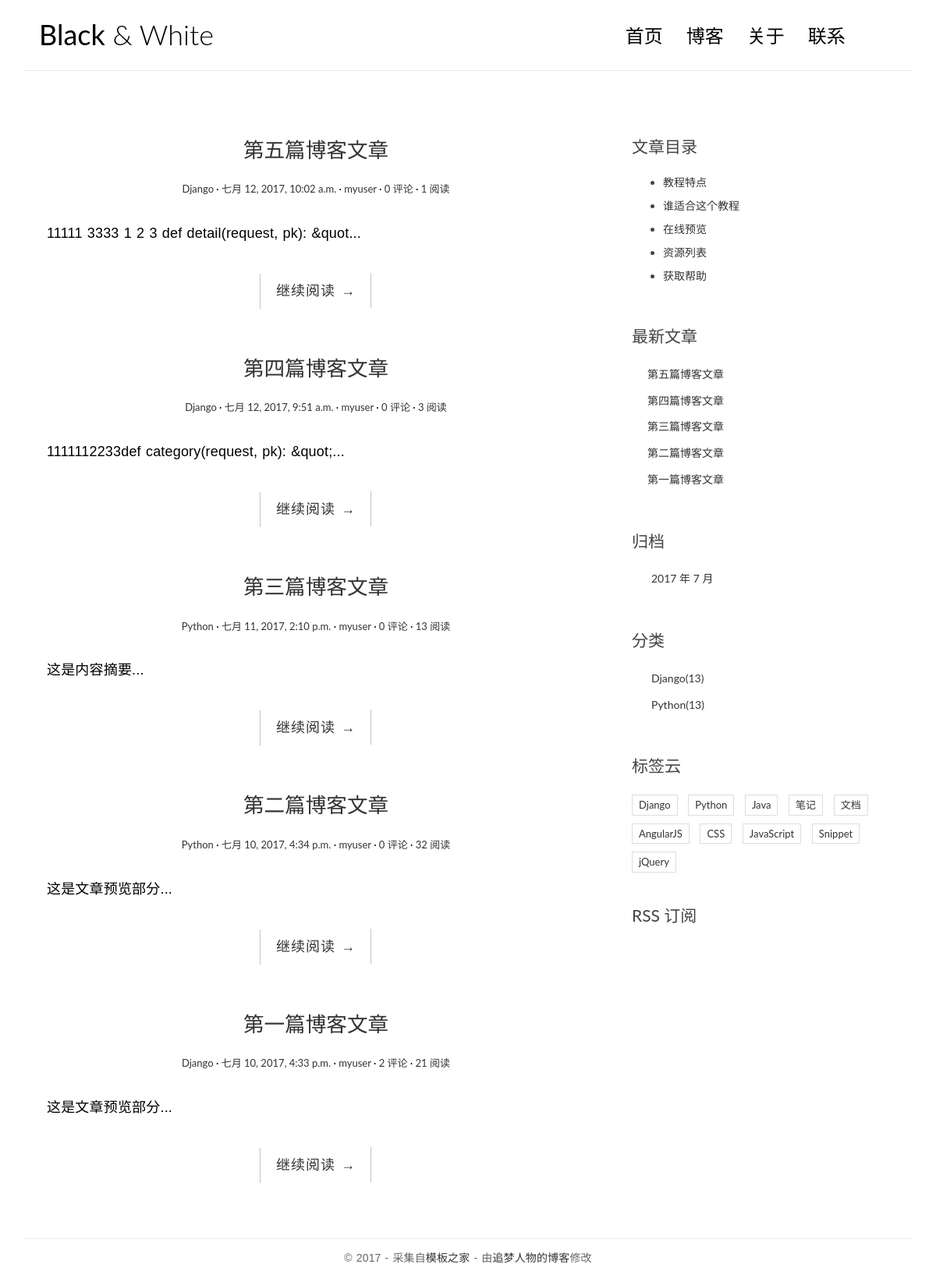
Before: / with the older database file.
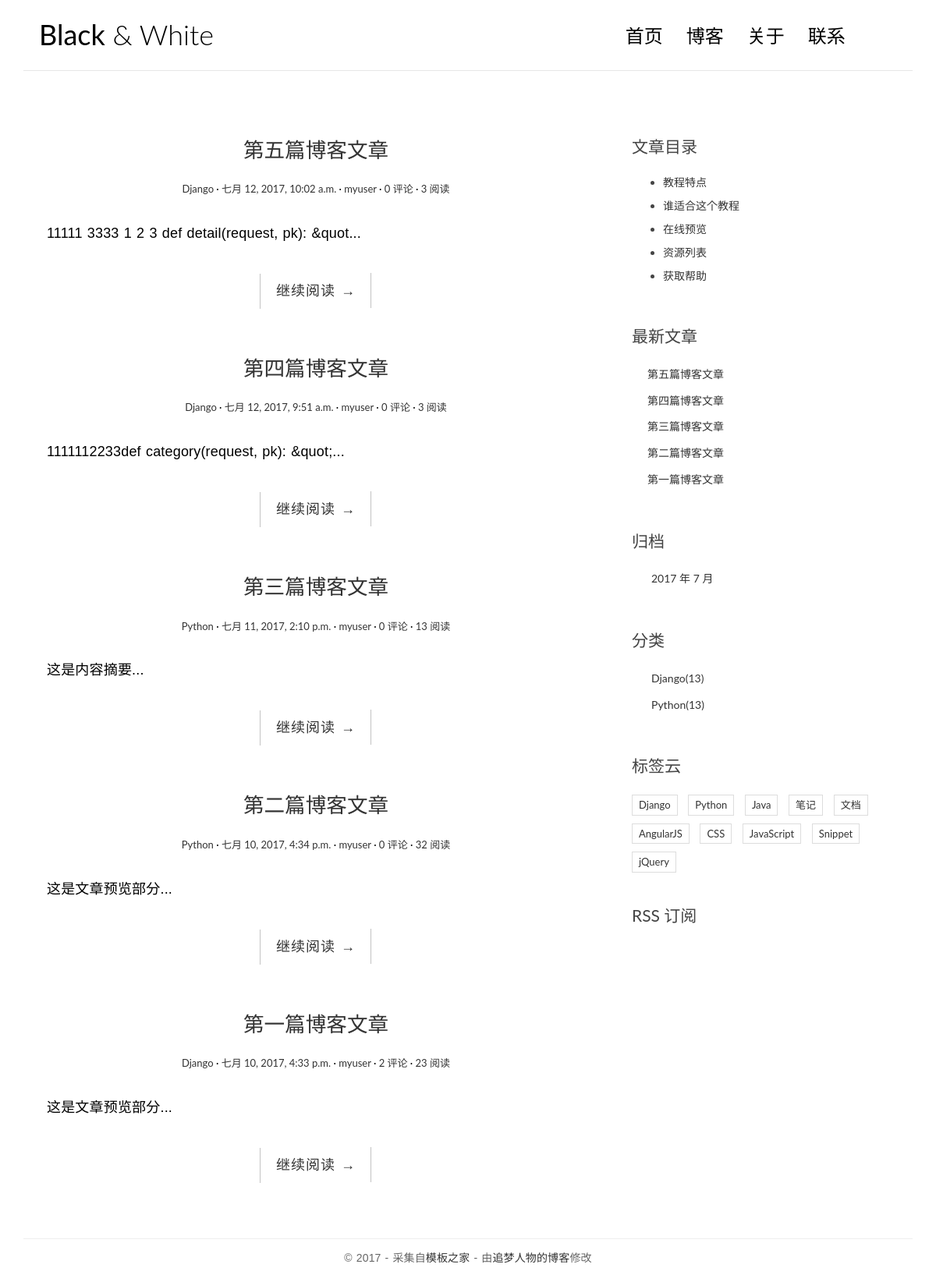
After: the same page with the newer database file.
### blog/models.py (models this page shows, shortened)
@python_2_unicode_compatible
class Post(models.Model):
    title = models.CharField(max_length=70)
    body = models.TextField()
    created_time = models.DateTimeField()
    modified_time = models.DateTimeField()
    excerpt = models.CharField(max_length=200, blank=True)
    category = models.ForeignKey(Category)
    tags = models.ManyToManyField(Tag, blank=True)
    author = models.ForeignKey(User)
    views = models.PositiveIntegerField(default=0)
    def get_absolute_url(self):
        return reverse('blog:detail', kwargs={'pk': self.pk})
    class Meta:
        ordering = ['-created_time']

@python_2_unicode_compatible
class Category(models.Model):
    name = models.CharField(max_length=100)

### blog/views.py (the view)
# urls.py: url(r'^$', views.IndexView.as_view(), name='index'),
class IndexView(ListView):
    model = Post
    template_name = 'blog/index.html'
    context_object_name = 'post_list'

### blog/templatetags/blog_tags.py (called while the page is built)
@register.simple_tag
def get_recent_posts(num=5):
    return Post.objects.all().order_by('-created_time')[:num]

@register.simple_tag
def archives():
    return Post.objects.dates('created_time', 'month', order='DESC')

@register.simple_tag
def get_categories():
    return Category.objects.all()

### templates/blog/index.html
{% extends "base.html" %}
{% block main %}
{% for post in post_list %}
<article class="post post--{{ post.pk }}">
    <header class="entry-header">
        <h1 class="entry-title">
            <a href="{{ post.get_absolute_url }}">{{ post.title }}</a>
        </h1>
        <div class="entry-meta">
            <span class="post-category"><a href="{% url 'blog:category' post.pk %}">{{ post.category.name }}</a></span>
            <span class="post-date"><a href="#"><time class="entry-date"
                                                      datetime="{{ post.created_time }}">{{ post.created_time }}</time></a></span>
            <span class="post-author"><a href="#">{{ post.author }}</a></span>
            <span class="comments-link"><a href="{% url 'blog:detail' post.pk %}">{{ post.comment_set.count }} 评论</a></span>
            <span class="views-count"><a href="#">{{ post.views }} 阅读</a></span>
        </div>
    </header>
    <div class="entry-content clearfix">
        <p>{{ post.excerpt }}...</p>
        <div class="read-more cl-effect-14">
            <a href="{{ post.get_absolute_url }}" class="more-link">继续阅读 <span class="meta-nav">→</span></a>
        </div>
    </div>
</article>
{% empty %}
<div class="no-post">
    暂时还没有发布的文章！
</div>
{% endfor %}
{% endblock main %}

### templates/base.html (shortened to what this page needs)
{% load staticfiles %}
{% load blog_tags %}
<!DOCTYPE html>
<html>
<head>
    <link rel="stylesheet" href="{% static 'blog/css/bootstrap.min.css' %}">
    <link rel="stylesheet" href="http://code.ionicframework.com/ionicons/2.0.1/css/ionicons.min.css">
    <link rel="stylesheet" href="{% static 'blog/css/pace.css' %}">
    <link rel="stylesheet" href="{% static 'blog/css/custom.css' %}">
    <link rel="stylesheet" href="{% static 'blog/css/highlights/github.css' %}">
</head>
<body>
<div class="container">
    <header id="site-header">
        <div class="row">
            <div class="col-md-4 col-sm-5 col-xs-8">
                <div class="logo">
                    <h1><a href="{% url 'blog:index' %}"><b>Black</b> &amp; White</a></h1>
                </div>
            </div>
            <div class="col-md-8 col-sm-7 col-xs-4">
                <nav class="main-nav" role="navigation">
                    <div class="collapse navbar-collapse" id="bs-example-navbar-collapse-1">
                        <ul class="nav navbar-nav navbar-right">
                            <li class="cl-effect-11"><a href="index.html" data-hover="首页">首页</a></li>
                            <li class="cl-effect-11"><a href="full-width.html" data-hover="博客">博客</a></li>
                            <li class="cl-effect-11"><a href="about.html" data-hover="关于">关于</a></li>
                            <li class="cl-effect-11"><a href="contact.html" data-hover="联系">联系</a></li>
                        </ul>
                    </div>
                </nav>
            </div>
        </div>
    </header>
</div>
<div class="content-body">
    <div class="container">
        <div class="row">
            <main class="col-md-8">
             {% block main %}
             {% endblock %}
            </main>
            <aside class="col-md-4">
            {% block toc %}
                <div class="widget widget-content">
                    <h3 class="widget-title">文章目录</h3>
                    <ul>
                        <li>
                            <a href="#">教程特点</a>
                        </li>
                        <li>
                            <a href="#">谁适合这个教程</a>
                        </li>
                        <li>
                            <a href="#">在线预览</a>
                        </li>
                        <li>
                            <a href="#">资源列表</a>
                        </li>
                        <li>
                            <a href="#">获取帮助</a>
                        </li>
                    </ul>
                </div>
                <div class="widget widget-recent-posts">
                    <h3 class="widget-title">最新文章</h3>
                    {% get_recent_posts as recent_post_list %}
                    <ul>
                        {% for post in recent_post_list %}
                            <li>
                                <a href="{{ post.get_absolute_url }}">{{ post.title }}</a>
                            </li>
                        {% empty %}
                            暂无文章
                        {% endfor %}
                    </ul>
                </div>
                <div class="widget widget-archives">
                    <h3 class="widget-title">归档</h3>
                    {% archives as data_list %}
                    <ul>
                        {% for date in data_list %}
                        <li>
                            <a href="{% url 'blog:archives' date.year date.month %}">{{ date.year }} 年 {{ date.month }} 月</a>
                        </li>
                        {% empty %}
                            暂无归档
                        {% endfor %}
                    </ul>
                </div>
                <div class="widget widget-category">
                    <h3 class="widget-title">分类</h3>
                    {% get_categories as category_list %}
                    <ul>
                        {% for category in category_list %}
                        <li>
                            <a href="{% url 'blog:category' category.pk %}">{{ category.name }}<span class="post-count">(13)</span></a>
                        </li>
                        {% empty %}
                            暂无分类
                        {% endfor %}
                    </ul>
                </div>
                <div class="widget widget-tag-cloud">
                    <h3 class="widget-title">标签云</h3>
                    <ul>
                        <li>
                            <a href="#">Django</a>
                        </li>
                        <li>
                            <a href="#">Python</a>
                        </li>
                        <li>
                            <a href="#">Java</a>
                        </li>
                        <li>
                            <a href="#">笔记</a>
                        </li>
                        <li>
                            <a href="#">文档</a>
                        </li>
                        <li>
                            <a href="#">AngularJS</a>
                        </li>
                        <li>
                            <a href="#">CSS</a>
                        </li>
                        <li>
                            <a href="#">JavaScript</a>
                        </li>
                        <li>
                            <a href="#">Snippet</a>
                        </li>
                        <li>
                            <a href="#">jQuery</a>
                        </li>
                    </ul>
                </div>
                <div class="rss">
                    <a href=""> RSS 订阅</a>
                </div>
            {% endblock %}
            </aside>
        </div>
    </div>
</div>
<footer id="site-footer">
    <div class="container">
        <div class="row">
            <div class="col-md-12">
                <p class="copyright">&copy 2017 - 采集自<a href="http://www.cssmoban.com/"
                                                        target="_blank" title="模板之家">模板之家</a>
                    - 由<a href="http://zmrenwu.com/" title="网页模板" target="_blank">追梦人物的博客</a>修改
                </p>
            </div>
        </div>
    </div>
</footer>
</body>
</html>

### blog/static/blog/css/custom.css (style rules this page uses)
* { outline: none; }
h1, h2, h3, h4, h5, h6 { margin-top: 0; }
b { font-weight: 400; }
a { color: #333; }
body { color: #444; font-family: 'Lato', sans-serif; }
p { font-family: 'Ubuntu', sans-serif; font-weight: 400; word-spacing: 1px; letter-spacing: 0.01em; }
#site-header { background-color: #FFF; padding: 25px 20px; margin-bottom: 40px; border-bottom: 1px solid #e7e7e7; }
.logo h1 a { color: #000; }
.logo h1 { margin: 0; font-family: 'Lato', sans-serif; font-weight: 300; }
.main-nav { margin-top: 11px; max-width: 95%; }
.main-nav a { color: #000000 !important; padding: 0 0 5px 0 !important; margin-right: 30px; font-family: 'Lato', sans-serif; font-weight: 300; font-size: 24px; }
.cl-effect-11 a { padding: 10px 0; color: #0972b4; text-shadow: none; }
.cl-effect-11 a::before { position: absolute; top: 0; left: 0; overflow: hidden; padding: 0 0 5px 0 !important; max-width: 0; border-bottom: 1px solid #000; color: #000; content: attr(data-hover); white-space: nowrap; -webkit-transition: max-width 0.5s; -moz-transition: max-width 0.5s; transition: max-width 0.5s; }
.content-body { padding-bottom: 4em; }
.post { background: #fff; padding: 30px 30px 0; }
.entry-title { text-align: center; font-size: 1.9em; margin-bottom: 20px; line-height: 1.6; padding: 10px 20px 0; }
.entry-meta { text-align: center; color: #DDDDDD; font-size: 13px; margin-bottom: 30px; }
.entry-content { font-size: 18px; line-height: 1.9; font-weight: 300; color: #000; }
.post-category::after, .post-date::after, .post-author::after, .comments-link::after { content: ' ·'; color: #000; }
.read-more { font-family: 'Ubuntu', sans-serif; font-weight: 400; word-spacing: 1px; letter-spacing: 0.01em; text-align: center; margin-top: 20px; }
.cl-effect-14 a { padding: 0 20px; height: 45px; line-height: 45px; position: relative; display: inline-block; margin: 15px 25px; letter-spacing: 1px; font-weight: 400; text-shadow: 0 0 1px rgba(255, 255, 255, 0.3); }
.cl-effect-14 a::before, .cl-effect-14 a::after { position: absolute; width: 45px; height: 1px; background: #C3C3C3; content: ''; -webkit-transition: all 0.3s; -moz-transition: all 0.3s; transition: all 0.3s; pointer-events: none; }
.cl-effect-14 a::before { top: 0; left: 0; -webkit-transform: rotate(90deg); -moz-transform: rotate(90deg); transform: rotate(90deg); -webkit-transform-origin: 0 0; -moz-transform-origin: 0 0; transform-origin: 0 0; }
.cl-effect-14 a::after { right: 0; bottom: 0; -webkit-transform: rotate(90deg); -moz-transform: rotate(90deg); transform: rotate(90deg); -webkit-transform-origin: 100% 0; -moz-transform-origin: 100% 0; transform-origin: 100% 0; }
.widget { background: #fff; padding: 30px 0 0; }
.widget-title { font-size: 1.5em; margin-bottom: 20px; line-height: 1.6; padding: 10px 0 0; font-weight: 400; }
.widget-recent-posts ul { padding: 0; margin: 0; padding-left: 20px; }
.widget-recent-posts ul li { list-style-type: none; position: relative; line-height: 170%; margin-bottom: 10px; }
.widget-recent-posts ul li::before { content: '\f3d3'; font-family: "Ionicons"; position: absolute; left: -17px; top: 3px; font-size: 16px; color: #000; }
.widget-archives ul { padding: 0; margin: 0; padding-left: 25px; }
.widget-archives ul li { list-style-type: none; position: relative; line-height: 170%; margin-bottom: 10px; }
.widget-archives ul li::before { content: '\f3f3'; font-family: "Ionicons"; position: absolute; left: -25px; top: 1px; font-size: 16px; color: #000; }
.widget-category ul { padding: 0; margin: 0; padding-left: 25px; }
.widget-category ul li { list-style-type: none; position: relative; line-height: 170%; margin-bottom: 10px; }
.widget-category ul li::before { content: '\f3fe'; font-family: "Ionicons"; position: absolute; left: -25px; top: 1px; font-size: 18px; color: #000; }
.widget-tag-cloud ul { padding: 0; margin: 0; margin-right: -10px; }
.widget-tag-cloud ul li { list-style-type: none; font-size: 13px; display: inline-block; margin-right: 10px; margin-bottom: 10px; padding: 3px 8px; border: 1px solid #ddd; }
.widget-content ul li { margin-bottom: 10px; }
.rss { font-size: 21px; margin-top: 30px; }
.rss a { color: #444; }
#site-footer { padding-top: 10px; padding: 0 0 1.5em 0; }
.copyright { text-align: center; padding-top: 1em; margin: 0; border-top: 1px solid #eee; color: #666; }

Changed rows visible on the page:
changed Post "第五篇博客文章": views "1" → "3"
changed Post "第一篇博客文章": views "21" → "23"
